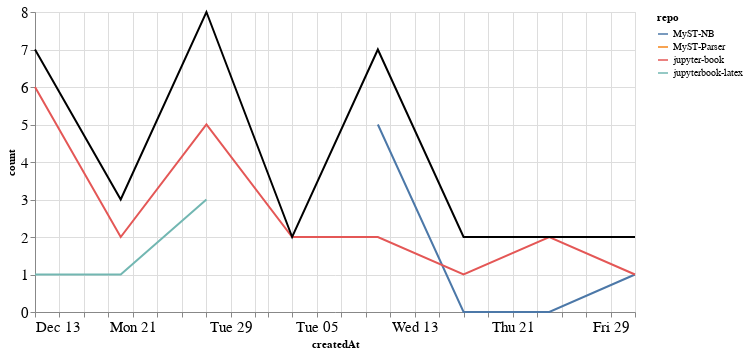

Write notebook code for a chart like this one.
### Markdown cell above
### Comments

### Code cell
comments_time = comments.groupby('repo').resample('W', on='createdAt').count()['author'].reset_index()
comments_time = comments_time.rename(columns={'author': 'count'})
comments_time_total = comments_time.groupby('createdAt').agg({"count": "sum"}).reset_index()
ch1 = alt.Chart(comments_time, width=600).mark_line().encode(
    x='createdAt',
    y='count',
    color='repo',
    tooltip="repo"
)

ch2 = alt.Chart(comments_time_total, width=600).mark_line(color="black").encode(
    x='createdAt',
    y='count',
)

ch1 + ch2

### Figure 1 — Vega-Lite specification as saved in the notebook (floating-point values rounded to 4 significant figures)
{"config": {"axisLeft": {"labelFontSize": 15}, "axisBottom": {"labelFontSize": 15}}, "layer": [{"data": {"name": "data-64c7ff4958c94389b8b780afb443f797"}, "mark": "line", "encoding": {"color": {"type": "nominal", "field": "repo"}, "tooltip": {"type": "nominal", "field": "repo"}, "x": {"type": "temporal", "field": "createdAt"}, "y": {"type": "quantitative", "field": "count"}}, "width": 600}, {"data": {"name": "data-c94a66f5dba5099a90dd202ee2255331"}, "mark": {"type": "line", "color": "black"}, "encoding": {"x": {"type": "temporal", "field": "createdAt"}, "y": {"type": "quantitative", "field": "count"}}, "width": 600}], "$schema": "https://vega.github.io/schema/vega-lite/v4.8.1.json", "datasets": {"data-64c7ff4958c94389b8b780afb443f797": [{"repo": "MyST-NB", "createdAt": "2021-01-10T00:00:00", "count": 5}, {"repo": "MyST-NB", "createdAt": "2021-01-17T00:00:00", "count": 0}, {"repo": "MyST-NB", "createdAt": "2021-01-24T00:00:00", "count": 0}, {"repo": "MyST-NB", "createdAt": "2021-01-31T00:00:00", "count": 1}, {"repo": "MyST-Parser", "createdAt": "2021-01-17T00:00:00", "count": 1}, {"repo": "jupyter-book", "createdAt": "2020-12-13T00:00:00", "count": 6}, {"repo": "jupyter-book", "createdAt": "2020-12-20T00:00:00", "count": 2}, {"repo": "jupyter-book", "createdAt": "2020-12-27T00:00:00", "count": 5}, {"repo": "jupyter-book", "createdAt": "2021-01-03T00:00:00", "count": 2}, {"repo": "jupyter-book", "createdAt": "2021-01-10T00:00:00", "count": 2}, {"repo": "jupyter-book", "createdAt": "2021-01-17T00:00:00", "count": 1}, {"repo": "jupyter-book", "createdAt": "2021-01-24T00:00:00", "count": 2}, {"repo": "jupyter-book", "createdAt": "2021-01-31T00:00:00", "count": 1}, {"repo": "jupyterbook-latex", "createdAt": "2020-12-13T00:00:00", "count": 1}, {"repo": "jupyterbook-latex", "createdAt": "2020-12-20T00:00:00", "count": 1}, {"repo": "jupyterbook-latex", "createdAt": "2020-12-27T00:00:00", "count": 3}], "data-c94a66f5dba5099a90dd202ee2255331": [{"createdAt": "2020-12-13T00:00:00", "count": 7}, {"createdAt": "2020-12-20T00:00:00", "count": 3}, {"createdAt": "2020-12-27T00:00:00", "count": 8}, {"createdAt": "2021-01-03T00:00:00", "count": 2}, {"createdAt": "2021-01-10T00:00:00", "count": 7}, {"createdAt": "2021-01-17T00:00:00", "count": 2}, {"createdAt": "2021-01-24T00:00:00", "count": 2}, {"createdAt": "2021-01-31T00:00:00", "count": 2}]}}
